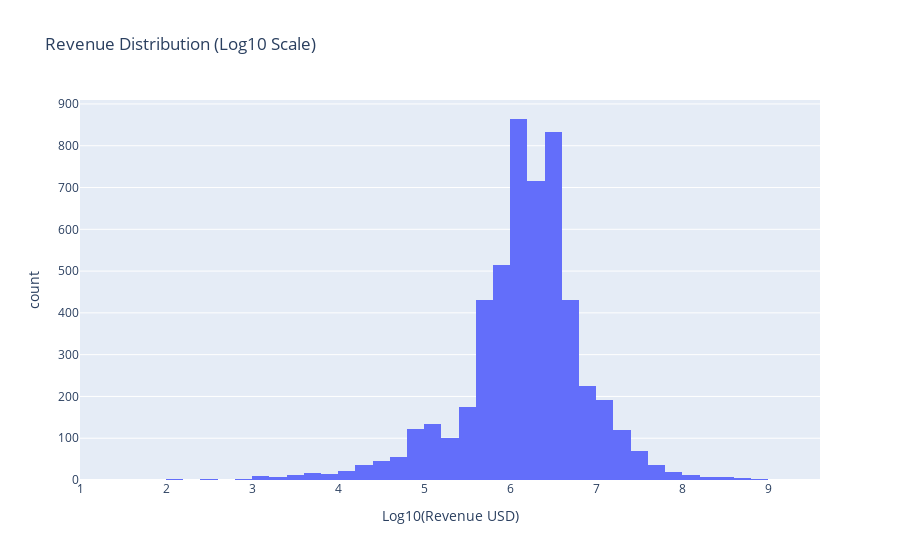

Notebook code for this chart:
### Code cell
# Revenue distribution (log scale)
revenue_data = df['Revenue_USD_Clean'].dropna()
revenue_data = revenue_data[revenue_data > 0]

fig = px.histogram(x=np.log10(revenue_data), nbins=50,
                   title='Revenue Distribution (Log10 Scale)',
                   labels={'x': 'Log10(Revenue USD)'})
fig.show()

### Figure 1 — Plotly figure (JSON) as saved in the notebook; plotly's stock layout.template omitted (floating-point values rounded to 4 significant figures; data arrays with more than 128 entries replaced by an {"elided": "..."} marker saying what was removed)
{"data": [{"bingroup": "x", "hovertemplate": "Log10(Revenue USD)=%{x}<br>count=%{y}<extra></extra>", "legendgroup": "", "marker": {"color": "#636efa", "pattern": {"shape": ""}}, "name": "", "nbinsx": 50, "orientation": "v", "showlegend": false, "type": "histogram", "x": {"elided": "5243 float values"}, "xaxis": "x", "yaxis": "y"}], "layout": {"barmode": "relative", "legend": {"tracegroupgap": 0}, "title": {"text": "Revenue Distribution (Log10 Scale)"}, "xaxis": {"anchor": "y", "domain": [0.0, 1.0], "title": {"text": "Log10(Revenue USD)"}}, "yaxis": {"anchor": "x", "domain": [0.0, 1.0], "title": {"text": "count"}}}}
